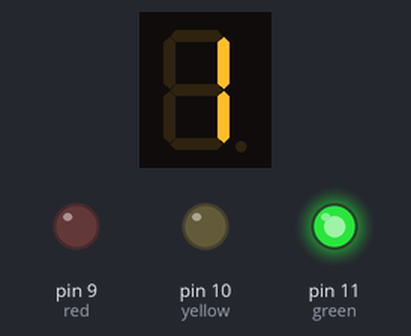
Simulated run of this sketch. Board: Arduino Uno, built with avr-gcc and run on an emulated ATmega328P. Shown: 1-digit seven-segment display, output pins drawn as LEDs (lit = HIGH). Wiring (inferred from the names in the program): 1-digit 7-segment display, segments lit when HIGH: segments pin 2, pin 3, pin 4, pin 5, pin 6, pin 7, pin 8. The segment pins are drawn as the display they are named for; pins used as bus, display or sensor lines are not drawn.

Above: at 0.1 s.
At 9.0 s:
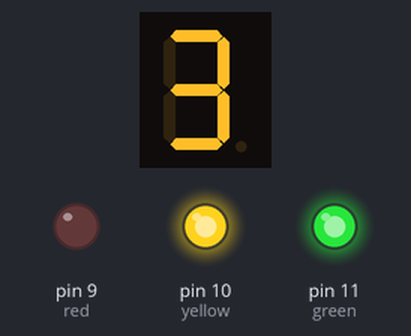
At 14.1 s:
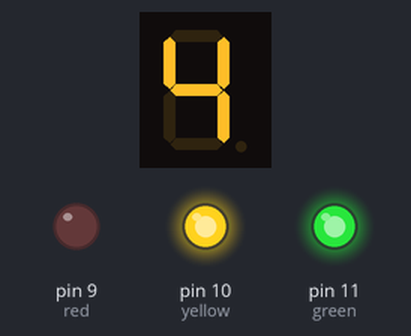
At 20.0 s:
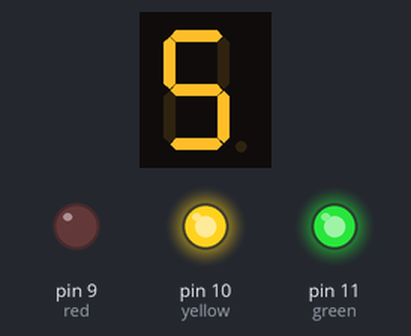
At 26.6 s:
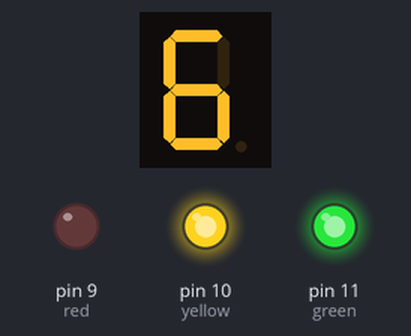
At 36.7 s:
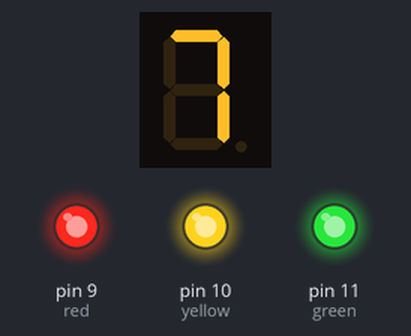
Timing chart, 0 to 40.0 s (numbered marks = the images above):
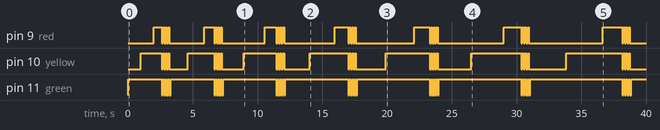

Measured:
- by itself, pin 9 (red): LOW → HIGH at 2.0 s, → LOW 0.60 s later, → HIGH 0.10 s later, → LOW 0.10 s later, … (56 changes in this stretch)
- by itself, pin 10 (yellow): LOW → HIGH at 1.0 s, → LOW 1.6 s later, → HIGH 0.10 s later, → LOW 0.10 s later, … (56 changes in this stretch)
- by itself, pin 11 (green): LOW → HIGH at 0.00 s, → LOW 2.6 s later, → HIGH 0.10 s later, → LOW 0.10 s later, … (57 changes in this stretch)

The sketch:

gears-lights.ino
```cpp
#define segA 2
#define segB 3
#define segC 4
#define segD 5
#define segE 6
#define segF 7
#define segG 8

#define red 9
#define yellow 10
#define green 11

int setNumber(int num);
int setLight(int value);
int flash(int num);

int COUNT=1;
int t=400;
int x=300;

void setup() {

  for (int i = 2; i < 12; i++)
  {
    pinMode(i, OUTPUT);
  }

}

void loop() {

  if (COUNT < 10)
  {
    setNumber(COUNT);
    COUNT++;
    setLight(1);
    delay(t + (x*COUNT));
    setLight(2);
    delay(t + (x*COUNT));
    setLight(3);
    delay((t/2) + (x*COUNT/2));
    setLight(0);
    flash(4);
  }

  if(COUNT==10)
  {
    COUNT=0;
    setNumber(COUNT);

    delay(1000);
    COUNT++;
  }

}

int setNumber(int num)
{
  switch (num)
  {

    // Reverse (r)
    case -1:
      digitalWrite(segA, LOW);
      digitalWrite(segB, LOW);
      digitalWrite(segC, LOW);
      digitalWrite(segD, LOW);
      digitalWrite(segE, HIGH);
      digitalWrite(segF, LOW);
      digitalWrite(segG, HIGH);
      break;

    // Neutral (n)
    case 0:
      digitalWrite(segA, LOW);
      digitalWrite(segB, LOW);
      digitalWrite(segC, HIGH);
      digitalWrite(segD, LOW);
      digitalWrite(segE, HIGH);
      digitalWrite(segF, LOW);
      digitalWrite(segG, HIGH);
      break;

    // 1st Gear (1)
    case 1:
      digitalWrite(segA, LOW);
      digitalWrite(segB, HIGH);
      digitalWrite(segC, HIGH);
      digitalWrite(segD, LOW);
      digitalWrite(segE, LOW);
      digitalWrite(segF, LOW);
      digitalWrite(segG, LOW);
      break;

    // 2nd Gear (2)
    case 2:
      digitalWrite(segA, HIGH);
      digitalWrite(segB, HIGH);
      digitalWrite(segC, LOW);
      digitalWrite(segD, HIGH);
      digitalWrite(segE, HIGH);
      digitalWrite(segF, LOW);
      digitalWrite(segG, HIGH);
      break;

    // 3rd Gear (3)
    case 3:
      digitalWrite(segA, HIGH);
      digitalWrite(segB, HIGH);
      digitalWrite(segC, HIGH);
      digitalWrite(segD, HIGH);
      digitalWrite(segE, LOW);
      digitalWrite(segF, LOW);
      digitalWrite(segG, HIGH);
      break;

    // 4th Gear (4)
    case 4:
      digitalWrite(segA, LOW);
      digitalWrite(segB, HIGH);
      digitalWrite(segC, HIGH);
      digitalWrite(segD, LOW);
      digitalWrite(segE, LOW);
      digitalWrite(segF, HIGH);
      digitalWrite(segG, HIGH);
      break;

    // 5th Gear (5)
    case 5:
      digitalWrite(segA, HIGH);
      digitalWrite(segB, LOW);
      digitalWrite(segC, HIGH);
      digitalWrite(segD, HIGH);
      digitalWrite(segE, LOW);
      digitalWrite(segF, HIGH);
      digitalWrite(segG, HIGH);
      break;

    //6th Gear (6)
    case 6:
      digitalWrite(segA, HIGH);
      digitalWrite(segB, LOW);
      digitalWrite(segC, HIGH);
      digitalWrite(segD, HIGH);
      digitalWrite(segE, HIGH);
      digitalWrite(segF, HIGH);
      digitalWrite(segG, HIGH);
      break;

    // 7th Gear (7)
    case 7:
      digitalWrite(segA, HIGH);
      digitalWrite(segB, HIGH);
      digitalWrite(segC, HIGH);
      digitalWrite(segD, LOW);
      digitalWrite(segE, LOW);
      digitalWrite(segF, LOW);
      digitalWrite(segG, LOW);
      break;

    // 8th Gear (8)
    case 8:
      digitalWrite(segA, HIGH);
      digitalWrite(segB, HIGH);
      digitalWrite(segC, HIGH);
      digitalWrite(segD, HIGH);
      digitalWrite(segE, HIGH);
      digitalWrite(segF, HIGH);
      digitalWrite(segG, HIGH);
      break;

    // 9th Gear (9)
    case 9:
      digitalWrite(segA, HIGH);
      digitalWrite(segB, HIGH);
      digitalWrite(segC, HIGH);
      digitalWrite(segD, HIGH);
      digitalWrite(segE, LOW);
      digitalWrite(segF, HIGH);
      digitalWrite(segG, HIGH);
      break;

  }
}

int setLight(int value) {
  switch (value) {
    case 0:
      digitalWrite(red, LOW);
      digitalWrite(yellow, LOW);
      digitalWrite(green, LOW);
      break;
    case 1:
      digitalWrite(red, LOW);
      digitalWrite(yellow, LOW);
      digitalWrite(green, HIGH);
      break;
    case 2:
      digitalWrite(red, LOW);
      digitalWrite(yellow, HIGH);
      digitalWrite(green, HIGH);
      break;
    case 3:
      digitalWrite(red, HIGH);
      digitalWrite(yellow, HIGH);
      digitalWrite(green, HIGH);
      break;
  }
}

int flash(int num) {
  int wait = 100;
  for (int i = 0; i < num; i++)
  {
    setLight(3);
    delay(wait);
    setLight(0);
    delay(wait);
  }
}
```
